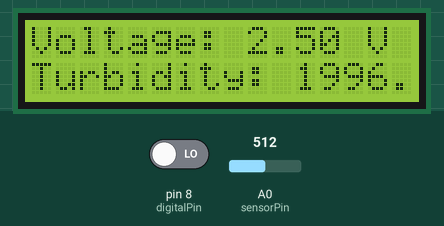
The sketch below on a simulated Arduino Uno, built with avr-gcc and run on an emulated ATmega328P. On the bench: 16×2 character LCD. The test bench sets the inputs (shaded band); at power-on: A0 (sensorPin) = 512, pin 8 (digitalPin) LOW. What the sketch prints to the serial monitor is not drawn.

Above: at 3.2 s.
3.3 s: A0 (sensorPin) set to 716
At 4.5 s:
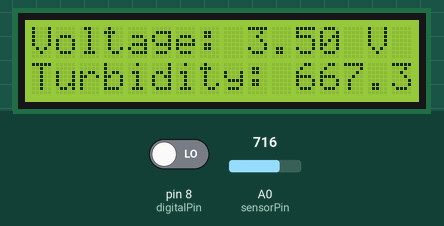
5.6 s: A0 (sensorPin) set to 900
At 7.5 s:
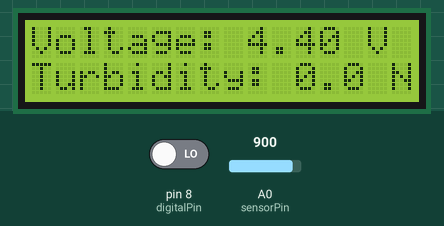
9.6 s: A0 (sensorPin) set to 511
At 10.9 s:
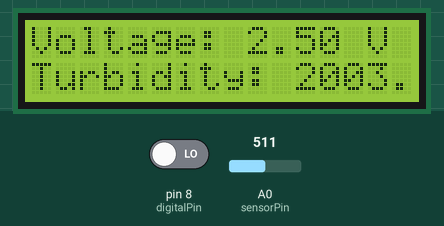
Timing chart, 0 to 12.6 s (numbered marks = the images above; inputs shaded):
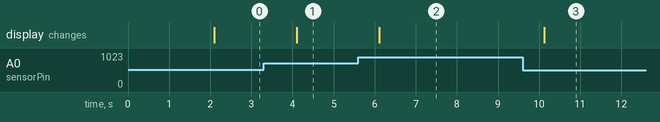

Measured:
- after the input at 3.3 s, the display: changes after 0.81 s (image 1)
- after the input at 5.6 s, the display: changes after 0.52 s (image 2)
- after the input at 9.6 s, the display: changes after 0.52 s (image 3)

The sketch:

turbidity_sensor.ino
```cpp
#include <LiquidCrystal.h>

// Pins configuration
int sensorPin = A0;
int digitalPin = 8;
int sensorValue = 0;
int digitalValue = 0;
float voltage = 0;
float turbidity = 0;

float previousTurbidity = -1;
int previousDigitalValue = -1;

// Initialize the LCD with the pins (RS, E, D4, D5, D6, D7)
LiquidCrystal lcd(12, 11, 5, 4, 3, 2);

void setup() {
  pinMode(digitalPin, INPUT);
  Serial.begin(9600);

  // Initialize the LCD with 16 columns and 2 rows
  lcd.begin(16, 2);
  lcd.print("Turbidity Meter");
  delay(2000);  // Let the user see the welcome message
  lcd.clear();  // Clear the welcome message before starting
}

void loop() {

  // Read analog sensor value
  sensorValue = analogRead(sensorPin);
  voltage = sensorValue * (5.0 / 1023.0);
  turbidity = -1333.33 * voltage + 5333.33;

  // Ensure turbidity does not go below zero
  if (turbidity < 0) {
    turbidity = 0;
  }

  // Update and display the turbidity only if it changes
  if (turbidity != previousTurbidity) {
    // Serial output for debugging/monitoring
    Serial.print("Analog Voltage: ");
    Serial.print(voltage);
    Serial.print(" V, ");
    Serial.print("Turbidity: ");
    Serial.print(turbidity);
    Serial.println(" NTU");

    // Display on the LCD without clearing the entire screen
    lcd.setCursor(0, 0);  // First row
    lcd.print("Voltage: ");
    lcd.print(voltage, 2);  // Display voltage with 2 decimal places
    lcd.print(" V   ");  // Ensure no old data remains

    lcd.setCursor(0, 1);  // Second row
    lcd.print("Turbidity: ");
    lcd.print(turbidity, 1);  // Display turbidity with 1 decimal place
    lcd.print(" NTU   ");  // Ensure no old data remains

    previousTurbidity = turbidity;
  }

  // Read and display the digital pin value for threshold monitoring
  digitalValue = digitalRead(digitalPin);

  if (digitalValue != previousDigitalValue) {
    Serial.print("Digital Output: ");
    if (digitalValue == HIGH) {
      Serial.println("HIGH (Turbidity above threshold)");
    } else {
      Serial.println("LOW (Turbidity below threshold)");
    }

    previousDigitalValue = digitalValue;
  }

  delay(1000);  // Wait 1 second before next reading
}
```
